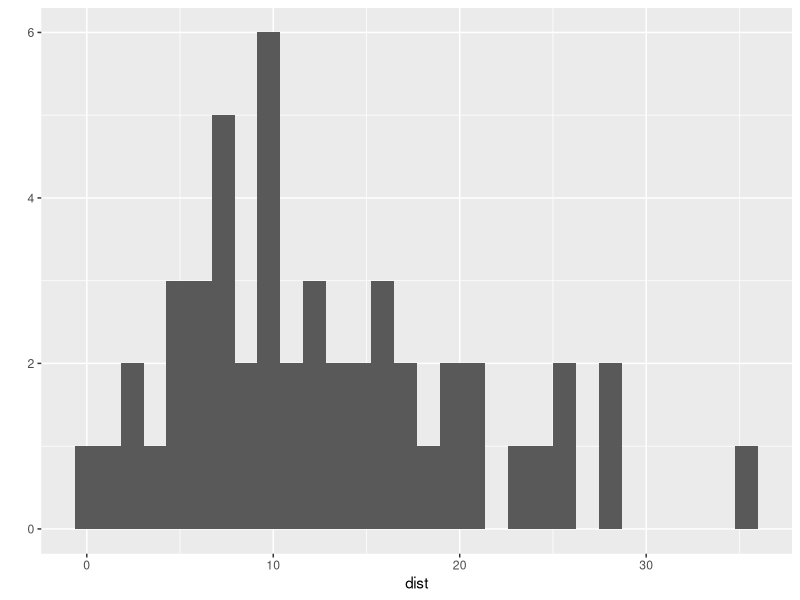
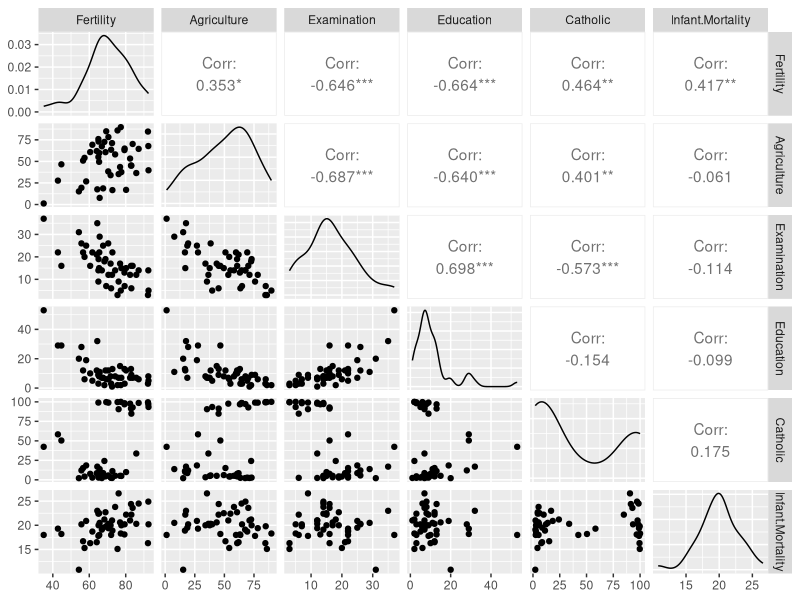

These charts were generated, in order, by the following R code:
library(psych)
library(dplyr)
library(ggplot2)
library(GGally)

d <- cars
glimpse(d)
summary(d)
tail(d, 10)

d2 <- mutate(d, speed = 1.67*speed, dist = 0.3*dist, ratio = dist/speed)
d2

qplot(data=d2, dist)

fit <- lm(dist ~ speed, d2)
fit

beta_hat <- coef(fit)
eps_hat <- residuals(fit)
eps_hat
y_hat <- fitted(fit)
y_hat
y <- d2$dist
RSS <- deviance(fit)
TSS <- sum((y-mean(y))^2)
ESS <- TSS - RSS
R2 <- ESS/TSS
R2 <- cor(y,y_hat)^2

X <- model.matrix(fit)

nd <- data.frame(speed=c(40, 60))
nd$dist <- predict(fit, nd)


t <- swiss
describe(t)        


ggpairs(t)
model <- lm(Fertility~Agriculture+Education+Catholic, t)
coef(model)


-1*0.3+0*0.2+1*0.5

cor(c(2, 2, 2, 2, 2), c(2.1, 2.5, 1.9, 1.5, 2))^2

data(sleep)
sleep[7,1]
glimpse(sleep)
mean(sleep$extra)^2
max(sleep$extra) * min(sleep$extra)

var(sleep[c(10:20),]$extra)

summary(lm(mpg~hp+wt+am, mtcars))$r.squared
summary(lm(mpg~cyl+hp+wt, mtcars))$r.squared
summary(lm(mpg~cyl+wt+am, mtcars))$r.squared
summary(lm(mpg~hp+cyl+am, mtcars))$r.squared






